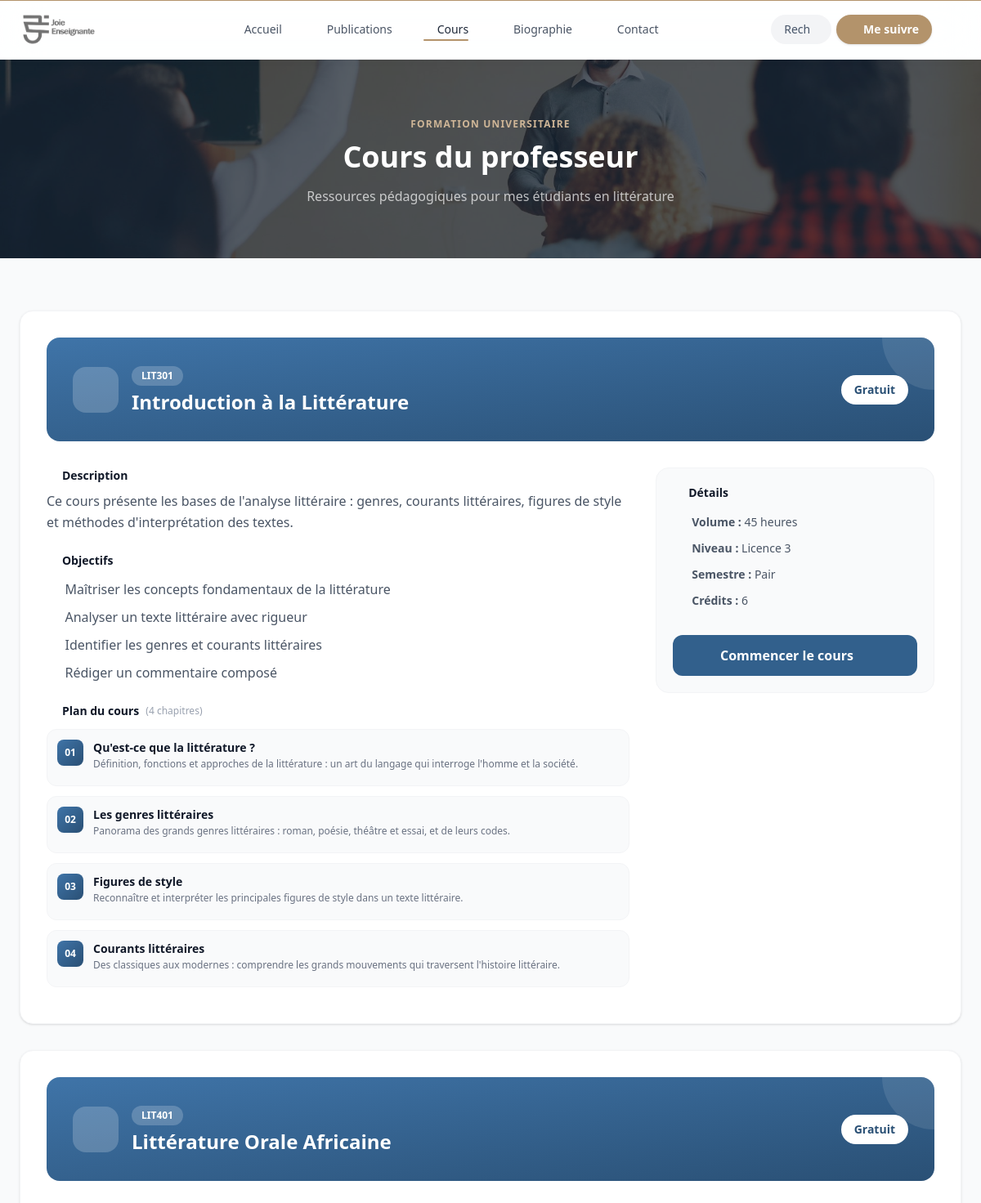
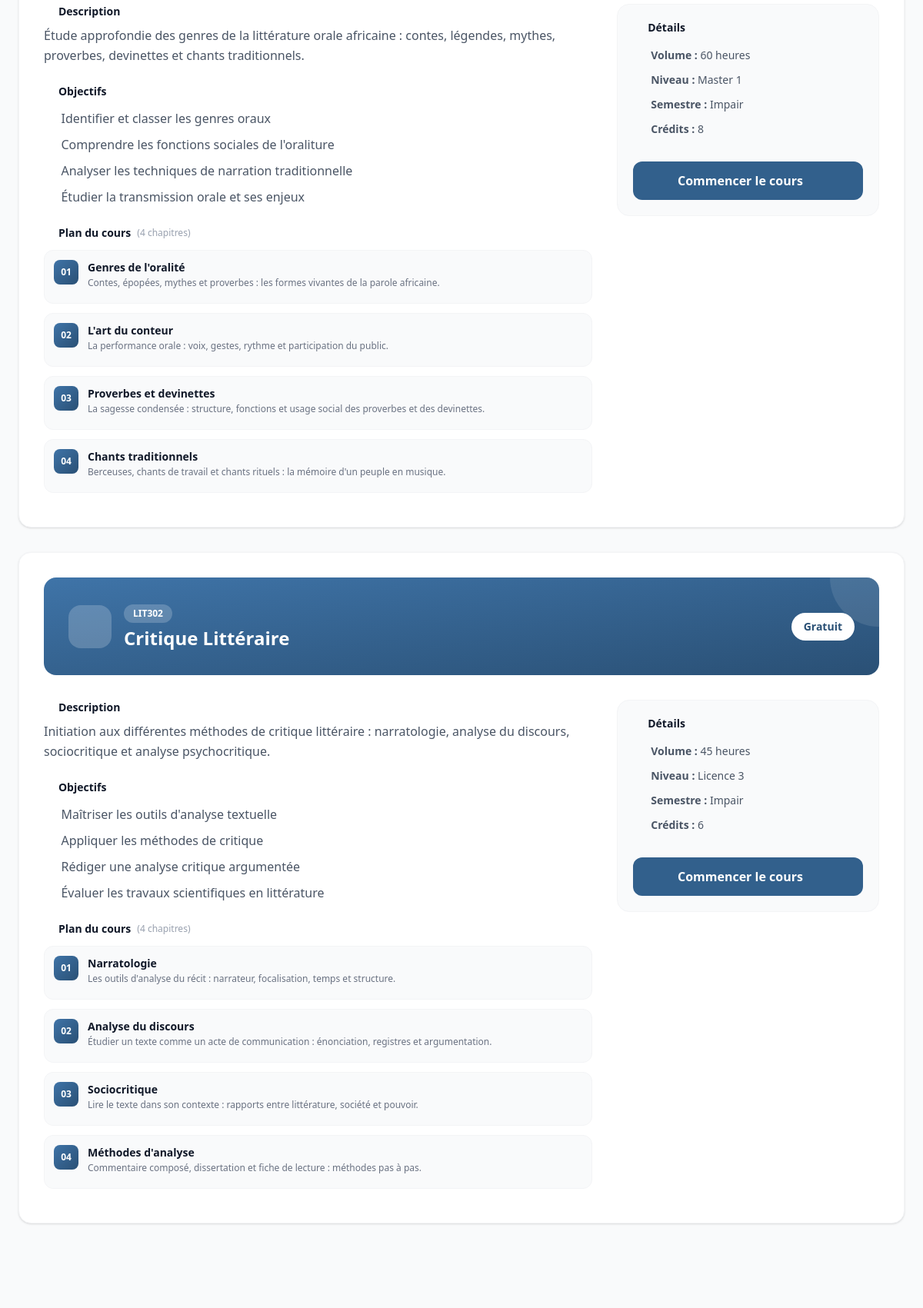
Screenshot of /cours.php (upper part) with the database file from the repository (2 pictures, top to bottom).
### tables this page shows
CREATE TABLE `courses` (
  `id_course` int unsigned NOT NULL AUTO_INCREMENT,
  `code` varchar(20) NOT NULL DEFAULT '',
  `slug` varchar(190) NOT NULL,
  `title` varchar(190) NOT NULL,
  `description` text,
  `objectives` text,
  `level` varchar(80) NOT NULL DEFAULT '',
  `duration` varchar(80) NOT NULL DEFAULT '',
  `semester` varchar(40) NOT NULL DEFAULT '',
  `credits` varchar(20) NOT NULL DEFAULT '',
  `icon` varchar(50) NOT NULL DEFAULT 'ph-book-open',
  `cover_image` varchar(255) DEFAULT NULL,
  `price` decimal(10,2) NOT NULL DEFAULT '0.00',
  `status` enum('draft','published') NOT NULL DEFAULT 'draft',
  `created_at` datetime NOT NULL DEFAULT CURRENT_TIMESTAMP,
  `updated_at` datetime NOT NULL DEFAULT CURRENT_TIMESTAMP ON UPDATE CURRENT_TIMESTAMP,
  PRIMARY KEY (`id_course`),
  UNIQUE KEY `uniq_slug` (`slug`),
  KEY `status` (`status`)
);

CREATE TABLE `course_items` (
  `id_item` int unsigned NOT NULL AUTO_INCREMENT,
  `id_course` int unsigned NOT NULL,
  `title` varchar(190) NOT NULL,
  `description` text,
  `content` longtext,
  `pdf_path` varchar(255) DEFAULT NULL,
  `video_path` varchar(255) DEFAULT NULL,
  `price` decimal(10,2) NOT NULL DEFAULT '0.00',
  `is_free_preview` tinyint(1) NOT NULL DEFAULT '0',
  `sort_order` int NOT NULL DEFAULT '0',
  `created_at` datetime NOT NULL DEFAULT CURRENT_TIMESTAMP,
  PRIMARY KEY (`id_item`),
  KEY `idx_course` (`id_course`),
  CONSTRAINT `fk_item_course` FOREIGN KEY (`id_course`) REFERENCES `courses` (`id_course`) ON DELETE CASCADE
);

### includes/courses.php (called while the page is built, shortened)
<?php
function course_is_free(array $course): bool
{
    return (float)($course['price'] ?? 0) <= 0;
}
function course_item_is_free(array $course, array $item): bool
{
    if (course_is_free($course)) {
        return true;
    }
    return (int)($item['is_free_preview'] ?? 0) === 1;
}
function course_price_label(float $price): string
{
    return $price > 0
        ? number_format($price, 0, ',', ' ') . ' FCFA'
        : 'Gratuit';
}
function course_objectives(array $course): array
{
    $lines = preg_split('/\r\n|\r|\n/', (string)($course['objectives'] ?? ''));
    return array_values(array_filter(array_map('trim', $lines), fn($line) => $line !== ''));
}
function course_url(array $course): string
{
    return 'course.php?slug=' . rawurlencode((string)$course['slug']);
}

### public/cours.php (the view, shortened to what this page needs)
<?php
require_once "../config/config.php";
require_once "../includes/courses.php";
$courses = $pdo->query("
    SELECT c.*,
           COUNT(ci.id_item) AS items_count
    FROM courses c
    LEFT JOIN course_items ci ON ci.id_course = c.id_course
    WHERE c.status = 'published'
    GROUP BY c.id_course
    ORDER BY c.created_at ASC, c.id_course ASC
")->fetchAll();
$items_by_course = [];
if ($courses) {
    $ids = array_map(fn($c) => (int)$c['id_course'], $courses);
    $placeholders = implode(',', array_fill(0, count($ids), '?'));
    $stmt = $pdo->prepare("
        SELECT * FROM course_items
        WHERE id_course IN ($placeholders)
        ORDER BY sort_order ASC, id_item ASC
    ");
    $stmt->execute($ids);
    foreach ($stmt->fetchAll() as $item) {
        $items_by_course[(int)$item['id_course']][] = $item;
    }
}
?>
<?php include "../includes/header.php"; ?>
    <div class="relative overflow-hidden bg-cover bg-center" style="background-image: url('<?= BASE_URL ?>img/bg/hero-1.jpg');">
    <div class="sbr-overlay"></div>
    <div class="relative z-10 max-w-7xl mx-auto px-4 py-16 text-center">
        <span class="inline-block text-xs font-semibold text-accent-400 uppercase tracking-widest mb-3">Formation universitaire</span>
        <h1 class="text-3xl sm:text-4xl font-extrabold font-display text-white">Cours du professeur</h1>
        <p class="text-white/70 mt-4 text-base max-w-xl mx-auto">Ressources pédagogiques pour mes étudiants en littérature</p>
    </div>
</div>
    <section class="max-w-7xl mx-auto px-4 sm:px-6 py-12 mt-4" id="main-content">
        <div class="space-y-8">
            <?php foreach ($courses as $course): ?>
            <?php
            $items     = $items_by_course[(int)$course['id_course']] ?? [];
            $free      = course_is_free($course);
            $objectifs = course_objectives($course);
            ?>
            <article class="bg-white dark:bg-dark-50 rounded-2xl shadow-sm dark:shadow-none border border-gray-100 dark:border-dark-100 overflow-hidden <?= REVEAL ?>">
                <div class="p-6 sm:p-8">
                    <div class="bg-gradient-to-br from-primary-500 to-primary-700 rounded-2xl p-6 sm:p-8 text-white relative overflow-hidden">
                        <div class="absolute top-0 right-0 w-32 h-32 bg-white/10 rounded-full -translate-y-1/2 translate-x-1/2"></div>
                        <div class="relative z-10 flex flex-wrap items-center gap-4">
                            <div class="w-14 h-14 bg-white/20 rounded-2xl flex items-center justify-center flex-shrink-0">
                                <i class="ph <?= htmlspecialchars($course['icon'] ?: 'ph-book-open') ?> text-2xl"></i>
                            </div>
                            <div class="min-w-0">
                                <?php if ($course['code']): ?>
                                <span class="inline-block bg-white/20 text-white text-xs font-semibold px-3 py-1 rounded-full mb-1"><?= htmlspecialchars($course['code']) ?></span>
                                <?php endif; ?>
                                <h2 class="text-xl sm:text-2xl font-bold"><?= htmlspecialchars($course['title']) ?></h2>
                            </div>
                            <div class="sm:ml-auto text-left sm:text-right">
                                <span class="inline-block bg-white text-primary-700 text-sm font-extrabold px-4 py-2 rounded-full">
                                    <?= course_price_label((float)$course['price']) ?>
                                </span>
                            </div>
                        </div>
                    </div>
                    <div class="grid lg:grid-cols-3 gap-8 mt-8">
                        <div class="lg:col-span-2 space-y-6">
                            <div>
                                <h3 class="text-sm font-bold text-gray-900 dark:text-white mb-2 flex items-center gap-2"><i class="ph ph-info text-primary-500"></i> Description</h3>
                                <p class="text-gray-600 dark:text-dark-400 leading-relaxed"><?= nl2br(htmlspecialchars($course['description'])) ?></p>
                            </div>
                            <?php if ($objectifs): ?>
                            <div>
                                <h3 class="text-sm font-bold text-gray-900 dark:text-white mb-3 flex items-center gap-2"><i class="ph ph-target text-primary-500"></i> Objectifs</h3>
                                <ul class="space-y-2">
                                    <?php foreach ($objectifs as $obj): ?>
                                    <li class="flex items-start gap-2.5 text-gray-600 dark:text-dark-400">
                                        <i class="ph ph-check-circle text-emerald-500 mt-1 flex-shrink-0"></i>
                                        <span><?= htmlspecialchars($obj) ?></span>
                                    </li>
                                    <?php endforeach; ?>
                                </ul>
                            </div>
                            <?php endif; ?>
                            <div>
                                <h3 class="text-sm font-bold text-gray-900 dark:text-white mb-3 flex items-center gap-2"><i class="ph ph-list-bullets text-primary-500"></i> Plan du cours <span class="text-xs font-normal text-gray-400">(<?= count($items) ?> chapitre<?= count($items) > 1 ? 's' : '' ?>)</span></h3>
                                <?php if (!$items): ?>
                                <p class="text-sm text-gray-500 dark:text-dark-300">Les chapitres seront ajoutés prochainement.</p>
                                <?php else: ?>
                                <div class="space-y-3">
                                    <?php foreach ($items as $ci => $chapter): ?>
                                    <?php $chapter_free = course_item_is_free($course, $chapter); ?>
                                    <div class="flex items-start gap-3 p-3 rounded-xl bg-gray-50 dark:bg-dark border border-gray-100 dark:border-dark-100">
                                        <span class="w-8 h-8 flex-shrink-0 rounded-lg bg-gradient-to-br from-primary-500 to-primary-700 text-white text-xs font-bold flex items-center justify-center"><?= str_pad((string)($ci + 1), 2, '0', STR_PAD_LEFT) ?></span>
                                        <div class="min-w-0 flex-1">
                                            <div class="flex flex-wrap items-center gap-2">
                                                <h4 class="text-sm font-semibold text-gray-900 dark:text-white"><?= htmlspecialchars($chapter['title']) ?></h4>
                                            </div>
                                            <?php if ($chapter['description']): ?>
                                            <p class="text-xs text-gray-500 dark:text-dark-300 mt-0.5"><?= htmlspecialchars($chapter['description']) ?></p>
                                            <?php endif; ?>
                                        </div>
                                        <i class="ph <?= $chapter_free ? 'ph-lock-open text-emerald-500' : 'ph-lock-simple text-gray-400' ?> text-lg mt-1 flex-shrink-0" aria-hidden="true"></i>
                                    </div>
                                    <?php endforeach; ?>
                                </div>
                                <?php endif; ?>
                            </div>
                        </div>
                        <aside>
                            <div class="bg-gray-50 dark:bg-dark rounded-2xl border border-gray-100 dark:border-dark-100 p-5">
                                <h3 class="text-sm font-bold text-gray-900 dark:text-white mb-4 flex items-center gap-2"><i class="ph ph-chart-line text-primary-500"></i> Détails</h3>
                                <ul class="space-y-3 text-sm">
                                    <?php if ($course['duration']): ?>
                                    <li class="flex items-center gap-3 text-gray-600 dark:text-dark-400"><i class="ph ph-clock text-primary-500"></i> <span><strong>Volume :</strong> <?= htmlspecialchars($course['duration']) ?></span></li>
                                    <?php endif; ?>
                                    <?php if ($course['level']): ?>
                                    <li class="flex items-center gap-3 text-gray-600 dark:text-dark-400"><i class="ph ph-users text-primary-500"></i> <span><strong>Niveau :</strong> <?= htmlspecialchars($course['level']) ?></span></li>
                                    <?php endif; ?>
                                    <?php if ($course['semester']): ?>
                                    <li class="flex items-center gap-3 text-gray-600 dark:text-dark-400"><i class="ph ph-calendar text-primary-500"></i> <span><strong>Semestre :</strong> <?= htmlspecialchars($course['semester']) ?></span></li>
                                    <?php endif; ?>
                                    <?php if ($course['credits']): ?>
                                    <li class="flex items-center gap-3 text-gray-600 dark:text-dark-400"><i class="ph ph-file-text text-primary-500"></i> <span><strong>Crédits :</strong> <?= htmlspecialchars($course['credits']) ?></span></li>
                                    <?php endif; ?>
                                </ul>
                                <a href="<?= course_url($course) ?>" class="mt-5 inline-flex w-full items-center justify-center gap-2 bg-primary hover:bg-indigo-700 text-white font-semibold px-5 py-3 rounded-xl transition">
                                    <?= $free ? 'Commencer le cours' : 'Voir le cours' ?> <i class="ph ph-arrow-right"></i>
                                </a>
                            </div>
                        </aside>
                    </div>
                </div>
            </article>
            <?php endforeach; ?>
        </div>
    </section>
<?php include "../includes/footer.php"; ?>

### rows the page displays
courses: code "LIT301", title "Introduction à la Littérature", price "Gratuit", description "Ce cours présente les bases de l'analyse littéraire : genres, courants littéraires, figures de style et méthodes d'interprétation des textes.", objectives "Maîtriser les concepts fondamentaux de la littérature", objectives "Analyser un texte littéraire avec rigueur", objectives "Identifier les genres et courants littéraires", objectives "Rédiger un commentaire composé", id_course "4", duration "45 heures", level "Licence 3", semester "Pair", credits "6", shows "Commencer le cours"
course_items: ci "01", title "Qu'est-ce que la littérature ?", description "Définition, fonctions et approches de la littérature : un art du langage qui interroge l'homme et la société."
course_items: ci "02", title "Les genres littéraires", description "Panorama des grands genres littéraires : roman, poésie, théâtre et essai, et de leurs codes."
course_items: ci "03", title "Figures de style", description "Reconnaître et interpréter les principales figures de style dans un texte littéraire."
course_items: ci "04", title "Courants littéraires", description "Des classiques aux modernes : comprendre les grands mouvements qui traversent l'histoire littéraire."
courses: code "LIT401", title "Littérature Orale Africaine", price "Gratuit", description "Étude approfondie des genres de la littérature orale africaine : contes, légendes, mythes, proverbes, devinettes et chants traditionnels.", objectives "Identifier et classer les genres oraux", objectives "Comprendre les fonctions sociales de l'oraliture", objectives "Analyser les techniques de narration traditionnelle", objectives "Étudier la transmission orale et ses enjeux", id_course "4", duration "60 heures", level "Master 1", semester "Impair", credits "8", shows "Commencer le cours"
course_items: ci "01", title "Genres de l'oralité", description "Contes, épopées, mythes et proverbes : les formes vivantes de la parole africaine."
course_items: ci "02", title "L'art du conteur", description "La performance orale : voix, gestes, rythme et participation du public."
course_items: ci "03", title "Proverbes et devinettes", description "La sagesse condensée : structure, fonctions et usage social des proverbes et des devinettes."
course_items: ci "04", title "Chants traditionnels", description "Berceuses, chants de travail et chants rituels : la mémoire d'un peuple en musique."
courses: code "LIT302", title "Critique Littéraire", price "Gratuit", description "Initiation aux différentes méthodes de critique littéraire : narratologie, analyse du discours, sociocritique et analyse psychocritique.", objectives "Maîtriser les outils d'analyse textuelle", objectives "Appliquer les méthodes de critique", objectives "Rédiger une analyse critique argumentée", objectives "Évaluer les travaux scientifiques en littérature", id_course "4", duration "45 heures", level "Licence 3", semester "Impair", credits "6", shows "Commencer le cours"
course_items: ci "01", title "Narratologie", description "Les outils d'analyse du récit : narrateur, focalisation, temps et structure."
course_items: ci "02", title "Analyse du discours", description "Étudier un texte comme un acte de communication : énonciation, registres et argumentation."
course_items: ci "03", title "Sociocritique", description "Lire le texte dans son contexte : rapports entre littérature, société et pouvoir."
course_items: ci "04", title "Méthodes d'analyse", description "Commentaire composé, dissertation et fiche de lecture : méthodes pas à pas."

### other values shown
$nav_item[2] "Accueil"
$nav_item[2] "Publications"
$nav_item[2] "Cours"
$nav_item[2] "Biographie"
$nav_item[2] "Contact"
